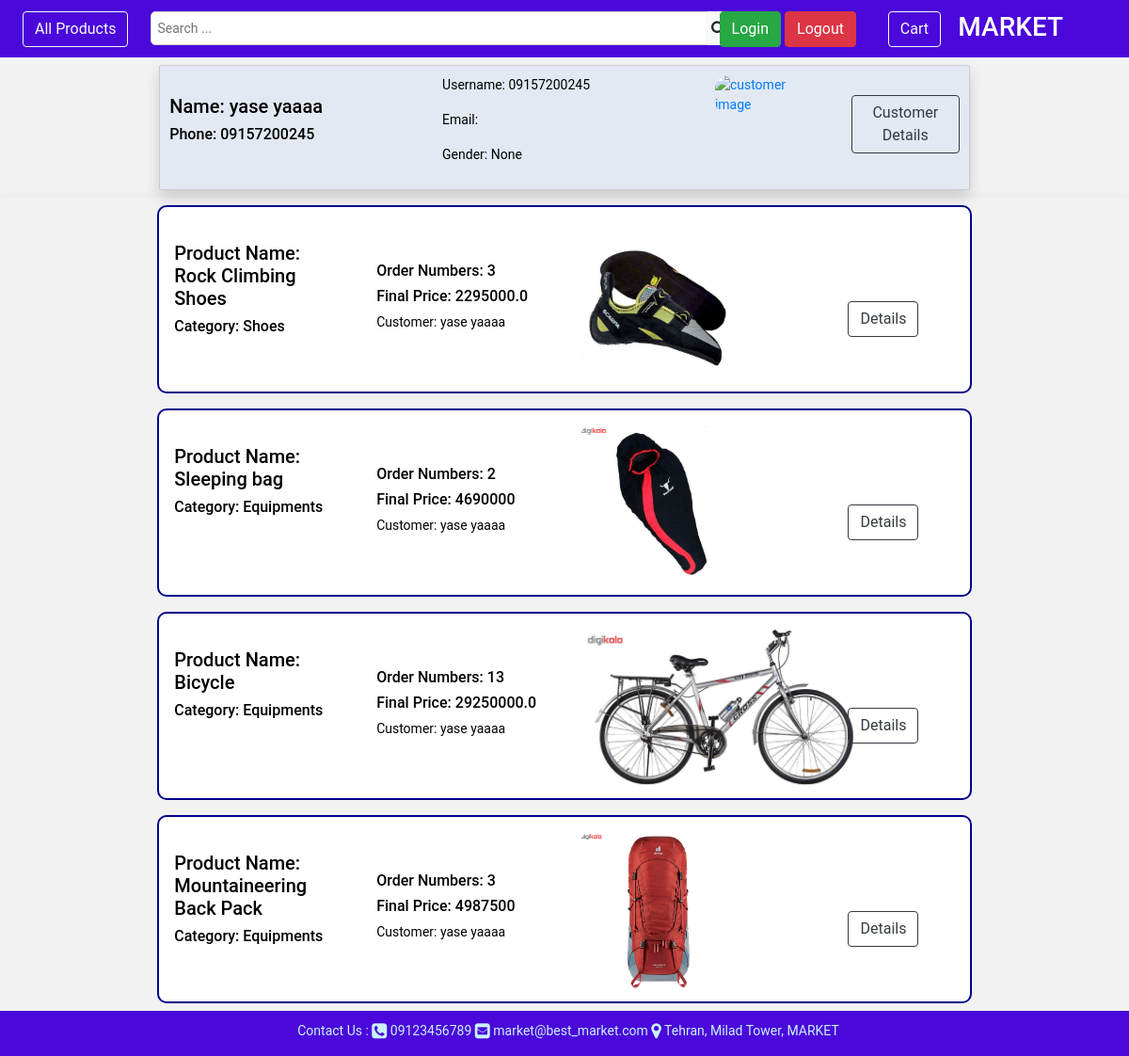
The page /order/cart/ (signed in) on the database as committed earlier.
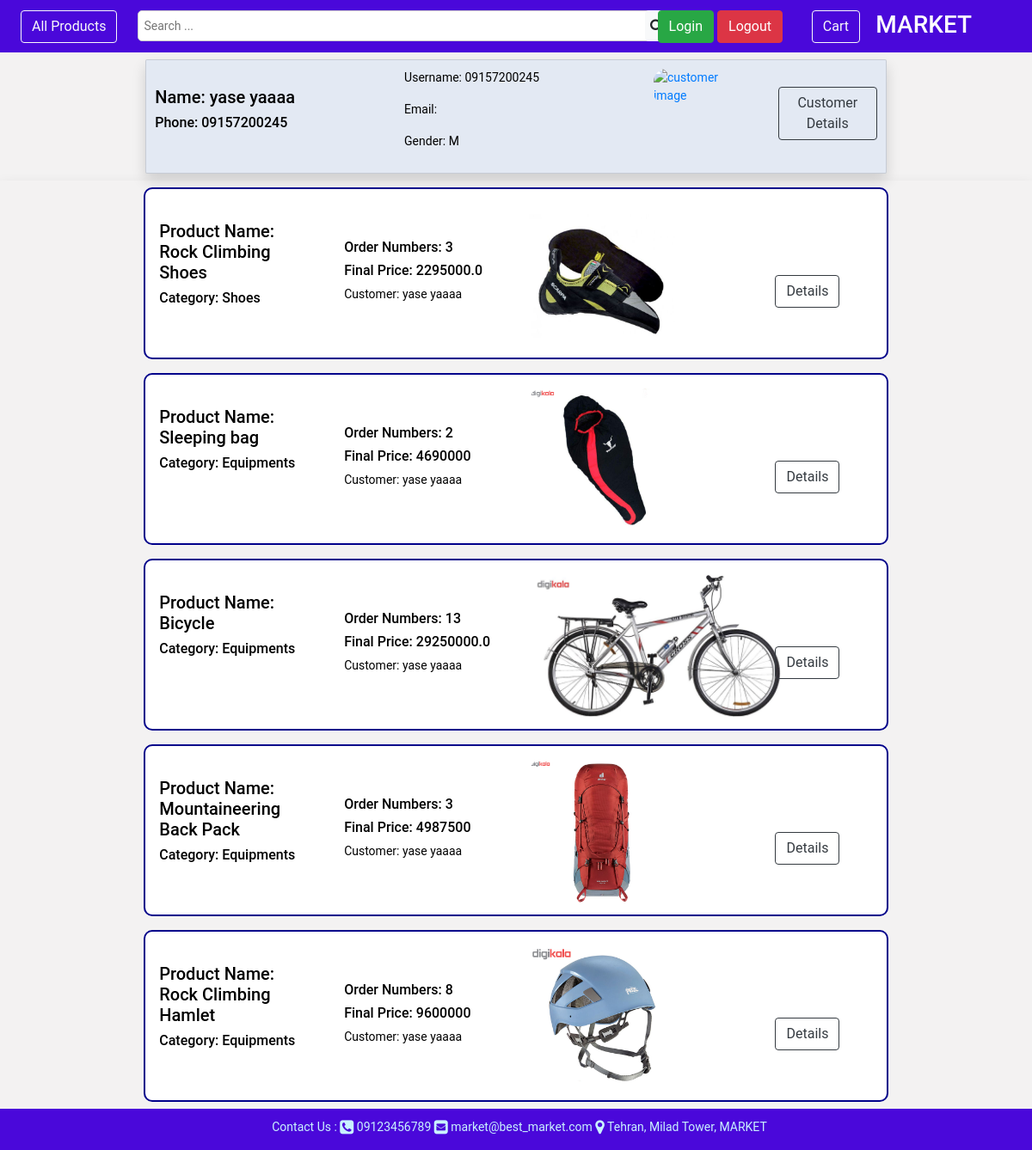
The same page on the database as committed later.
### core/models.py (models this page shows, shortened)
class User(AbstractUser):
    phone = models.CharField(verbose_name=_('phone'), help_text=_('enter phone number'), max_length=11, unique=True,
                             null=False, blank=False)
    national_code = models.CharField(verbose_name=_('national code'), help_text=_('enter national code'),
                                     max_length=10, blank=True, null=True)
    gender = models.CharField(verbose_name=_('gender'), help_text=_('specify your gender'), max_length=10,
                              choices=[('M', 'Male'), ('F', 'Female')], blank=True, null=True)
    birthday = models.DateField(verbose_name=_('birthday'), help_text=_('specify birthday date'), null=True, blank=True)
    deleted = models.BooleanField(default=False)
    create_timestamp = models.DateTimeField(auto_now_add=True)
    modify_timestamp = models.DateTimeField(auto_now=True)
    delete_timestamp = models.DateTimeField(default=None, null=True, blank=True, editable=False)
    objects = MyUserManager()

### order/models.py (models this page shows, shortened)
class OrderItem(BaseModel):
    product = models.ForeignKey(Product, verbose_name=_('selected product'),
                                help_text=_('select product for add to your Cart'), on_delete=models.PROTECT,
                                null=False, blank=False)
    product_number = models.IntegerField(verbose_name=_('numbers'), help_text=_('specify number of selected product'),
                                         null=False, blank=False, default=1)
    cart = models.ForeignKey(Cart, verbose_name=_('cart'), help_text=_('specify cart'), null=True, blank=True,
                             on_delete=models.PROTECT)
    def check_inventory(self):
        if self.product_number >= 1:
            if self.product.inventory_status() == 'Available':
                if self.product_number <= self.product.inventory:
                    return True
                else:
                    return _('Inventory shortage for this numbers!')
            else:
                return _('This product is unavailable!')
        else:
            return _('This number is incorrect!')
    def calculate_order_item_price(self):
        checking = self.check_inventory()
        if checking:
            order_item_price = self.product_number * self.product.calculate_final_price()
            return order_item_price
        else:
            return checking

class Cart(BaseModel):
    customer = models.OneToOneField(Customer, verbose_name=_('customer'),
                                    help_text=_('specify owner customer for cart'),
                                    null=False, blank=False, on_delete=models.PROTECT)
    status = models.CharField(verbose_name=_('cart status'), help_text=_('display cart status'), max_length=20,
                              blank=False, null=False, choices=[('WA', _('waiting')), ('FI', _('final cart'))],
                              default='W')

### product/models.py (models this page shows, shortened)
class Product(BaseModel):
    name = models.CharField(verbose_name=_('english name'), max_length=50, help_text=_('enter name in english'),
                            null=False, blank=False)
    name_fa = models.CharField(verbose_name=_('farsi name'), max_length=50, help_text=_('enter name in farsi'),
                               null=False, blank=False)
    company_brand = models.CharField(verbose_name=_('english company brand'), max_length=30,
                                     help_text='enter company brand name in english', null=False, blank=False)
    company_brand_fa = models.CharField(verbose_name=_('farsi company brand'), max_length=30,
                                        help_text='enter company brand name in farsi', null=False, blank=False)
    category = models.ForeignKey(Category, verbose_name=_('category'), help_text=_('specify category'),
                                 on_delete=models.RESTRICT, null=False, blank=False)
    discount = models.ForeignKey(Discount, verbose_name=_('discount'), help_text=_('specify discount'),
                                 null=False, blank=False, on_delete=models.SET(0))
    price = models.IntegerField(verbose_name=_('price'), help_text=_('enter price'), null=False, blank=False)
    inventory = models.IntegerField(verbose_name=_('inventory'), help_text=_('specify product inventory'),
                                    null=False, blank=False)
    image = models.FileField(verbose_name=_('product image'), help_text=_('upload image of product'), null=True,
                             blank=True, upload_to='product/images/')
    specifications = models.CharField(verbose_name=_('english product specifications'), null=True, blank=True,
                                      help_text=_('enter product specifications in english'), max_length=100)
    specifications_fa = models.CharField(verbose_name=_('farsi product specifications'), null=True, blank=True,
                                         help_text=_('enter product specifications in farsi'), max_length=100)
    def calculate_final_price(self):
        final_price = self.price
        if self.discount.specify_discount_status() == 'Active':
            if self.discount.type == '$':
                final_price = self.price - self.discount.value
            elif self.discount.type == '%':
                if self.discount.value != 0:
                    final_price = self.price - ((self.discount.value / 100) * self.price)
                else:
                    pass
        return final_price
    def inventory_status(self):
        if self.inventory > 0:
            status = _('Available')
        else:
            status = _('Unavailable')
        return status

class Category(BaseModel):
    name = models.CharField(verbose_name=_('english name'), max_length=30, help_text=_('enter name in english'),
                            null=False, blank=False)
    name_fa = models.CharField(verbose_name=_('farsi name'), max_length=30, help_text=_('enter name in farsi'),
                               null=False, blank=False)
    ref_category = models.ForeignKey('self', verbose_name=_('parent category'), help_text=_('specify parent category'),
                                     null=True, blank=True, on_delete=models.SET_NULL)
    image = models.FileField(verbose_name=_('category image'), help_text=_('upload image of category'), null=True,
                             blank=True, upload_to='product/category/images/')
    level = models.IntegerField(verbose_name=_('category level'), help_text=_('specify level of self relation'),
                                null=True, blank=True, default=0, editable=False)

class Discount(BaseModel):
    type = models.CharField(verbose_name=_('discount type'), help_text=_('specify type of discount'), null=False,
                            blank=False, choices=[('%', _('percent')), ('$', _('cash'))], max_length=15)
    value = models.IntegerField(verbose_name=_('discount value'), help_text=_('specify discount value'), null=True,
                                blank=True, default=0)
    max_value = models.IntegerField(verbose_name=_('maximum value'), help_text=_('specify maximum value'),
                                    null=True, blank=True)
    start_time = models.DateField(verbose_name=_('discount start time'),
                                  help_text=_('specify start time'), null=False, blank=False)
    expire_time = models.DateField(verbose_name=_('discount expire time'),
                                   help_text=_('specify expire time'), null=False, blank=False)
    def specify_discount_status(self):
        if datetime.now().date() > self.expire_time:
            status = 'Expired'
        elif datetime.now().date() < self.start_time:
            status = 'Waiting'
        else:
            status = 'Active'
        return status

### order/views.py (the view)
# urls.py: path('cart/', CartView.as_view(), name='customer_cart'),
class CartView(LoginRequiredMixin, View):
    def get(self, request, *args, **kwargs):
        customer = self.request.user
        customer_order_items = OrderItem.objects.filter(cart__customer=customer)
        return render(request, 'order/cart.html',
                      {'customer': customer, 'customer_order_items': customer_order_items})

### core/models.py (called while the page is built)
    def get_queryset(self):
        return super().get_queryset().filter(deleted=False)

    def get_queryset(self):
        return super().get_queryset().filter(deleted=False)

### customer/models.py (called while the page is built)
    def __str__(self):
        return f'{self.first_name} {self.last_name}'

### templates/order/cart.html (shortened to what this page needs)
{% extends "base.html" %}
{% load i18n %}
{% load static %}
{% block content %}
    <div class="container-fluid">
        <div class="row w-75 m-auto">
                {% include 'customer/customer_card.html' with customer_card=customer %}
        </div>
    </div>
    <div class="container-fluid shadow">
        <div class="row">
            {% for order_item in customer_order_items %}
                {% include 'order/order_item_card.html' with order_item_card=order_item %}
            {% endfor %}
        </div>
    </div>
{% endblock %}

### templates/customer/customer_card.html
{% load i18n %}
<div class="card customer_card_view text-left m-2 mt-2 shadow" style="width: 100%;
 border-radius: 2px; padding: 10px; background-color: #e3e9f3; max-height: 200px">
    <div class="row">
        <div class="col-4">
            <br>
            <h5>{% translate 'Name:' %} {{ customer_card.first_name }} {{ customer_card.last_name }}</h5>
            <h6>{% translate 'Phone:' %} {{ customer_card.phone }}</h6>
        </div>
        <div class="col-4">
            <p>{% translate 'Username:' %} {{ customer_card.username }}</p>
            <p>{% translate 'Email:' %} {{ customer_card.email }}</p>
            <p>{% translate 'Gender:' %} {{ customer_card.gender }}</p>
        </div>
        <div class="col-2">
            <a href="/customer/dashboard/"><img src="/static/{{ customer_card.image }}" alt="customer image"
                                                            height="100%" style="border-radius: 15px; max-width:200px "></a>
        </div>
        <div class="col-2">
            <br>
            <a href="/customer/dashboard/">
                <button class="btn btn-outline-dark">Customer Details</button>
            </a>
        </div>
    </div>
</div>

### templates/order/order_item_card.html
{% load i18n %}
<div class=" container-fluid m-2">
    <div class="card order_item_card_view text-left m-auto p-3" style="width: 75%; border: 2px solid darkblue;
 border-radius: 10px; padding: 10px; background-color: white; max-height: 200px">
        <div class="row">
            <div class="col-3">
                <br>
                <h5>{% translate 'Product Name:' %}<br> {{ order_item_card.product.name }}</h5>
                <h6>{% translate 'Category:' %} {{ order_item_card.product.category.name }}</h6>
            </div>
            <div class="col-3">
                <br><br>
                <h6>{% translate 'Order Numbers:' %} {{ order_item_card.product_number }}</h6>
                <h6>{% translate 'Final Price:' %} {{ order_item_card.calculate_order_item_price }}</h6>
                <p>{% translate 'Customer:' %} {{ order_item_card.cart.customer }}</p>
            </div>
            <div class="col-4">
                <a href="/product/{{ order_item_card.product.id }}"><img
                        src="/static/{{ order_item_card.product.image }}"
                        alt="product image" height="170px"
                        style="border-radius: 15px; "></a>
            </div>
            <div class="col-2">
                <br><br><br><br>
                <a href="/order/order_item/{{ order_item_card.id }}">
                    <button class="btn btn-outline-dark">Details</button>
                </a>
            </div>
        </div>
    </div>
</div>

Rows that differ between the two databases and show on the page:
changed User "yase": gender "None" → "M"
added OrderItem: product.name "Rock Climbing Hamlet", product.category.name "Equipments", product_number "8", calculate_order_item_price "9600000", cart.customer "yase yaaaa", product.image (picture)
